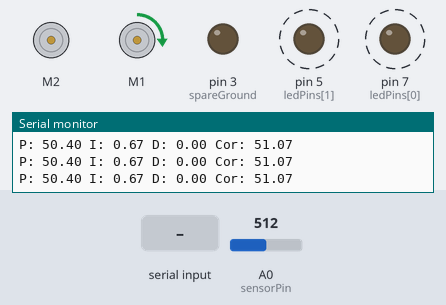
Bench run of a program on a simulated Arduino Uno, built with avr-gcc and run on an emulated ATmega328P. On the bench: 2 × DC motor (green arrow = forward, orange = backward, longer = faster), output pins drawn as LEDs (lit = HIGH), the last lines printed to the serial monitor. Dashed ring = blinking. Inputs (shaded band) come from the test bench; at power-on: A0 (sensorPin) = 512. Pins used as bus, display or sensor lines are not drawn.

Above: at 1.2 s.
1.3 s: "90 45\n" received over Serial
At 2.5 s:
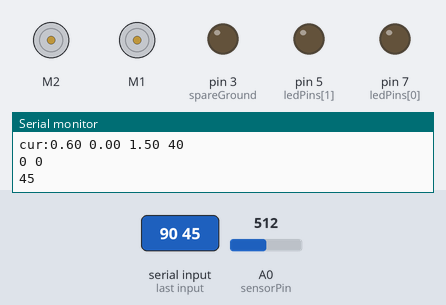
Timing chart, 0 to 4.3 s (numbered marks = the images above; inputs shaded):
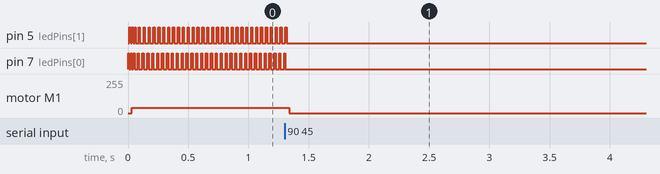

Measured:
- after the input at 1.3 s, pin 5 (ledPins[1]), pin 7 (ledPins[0]): goes on until 1.3 s, then stays LOW; motor M1: forward 40/255 → stopped at once
- by itself, pin 5 (ledPins[1]), pin 7 (ledPins[0]): alternates HIGH for 0.01 s and LOW for 0.03 s

The program:

main.cpp
```cpp
// TestPID motor control loop for PoE lab 3

#include "Arduino.h"
#include <Adafruit_MotorShield.h>
#include "IRLibAll.h"


const int readDelay = 10;
float kp = 0.6, ki = 0.0004, kd = 1.5;
//Working but slow: 30, 0.01, 50, speed 40, cal 60 1.4

// Settings for speed
const int fast_speed = 40;
const int slow_speed = fast_speed; //Spurious triggers -> keep them the same
int cur_speed = slow_speed;
bool fast = false;

const bool DEBUG = false;
// Sensor calibration settings
const int sensor_calibration_offset = 60;
const float sensor_calibration_scale = 1.4;

// Integral variables
int integral[50];
const int integral_window = 20;
int integral_i = 0;
int integral_sum = 0;

// Pin setup
const int numLeds = 2;
const int ledPins[] = {7, 5};
const int sensorPin = A0;
const int analogPower = A1;
const int motorPins[] = {1, 2}; //Not on the Arduino, on the shield!
const int buttonPin = A2; //Start button

const int remotePin = 2; //The IR remote receiver pin
const int spareGround = 3; //Ground pin for great good

IRrecvPCI myReceiver(remotePin); //IR remote receiver
IRdecode myDecoder; //IR remote decoder

// Sensor and PID values
int sensorValues[3];
float linePos, lastPos, correction = 0; //Higher values indicate further to the right
long unsigned int lastTime, loopTime = 0; //0 to indicate first loop (i.e. don't set anything)

Adafruit_MotorShield AFMS = Adafruit_MotorShield(); // Create the motor shield object with the default I2C address
Adafruit_DCMotor *leftMotor = AFMS.getMotor(motorPins[0]);
Adafruit_DCMotor *rightMotor = AFMS.getMotor(motorPins[1]);

void setup() {
  Serial.begin(9600);

  // Init pins:
  for (int i=0; i<3; i++) pinMode(ledPins[i], OUTPUT);
  pinMode(sensorPin, INPUT);
  pinMode(buttonPin, INPUT_PULLUP);

  pinMode(analogPower, OUTPUT);
  digitalWrite(analogPower, HIGH);

  AFMS.begin(); //Initialize the motor shield
  myReceiver.enableIRIn(); //Initialize the remote receiver

  pinMode(remotePin, INPUT_PULLUP); //Hopefully this won't mess with the IR library
  pinMode(spareGround, OUTPUT); digitalWrite(spareGround, LOW); //Spare ground pin for IR receiver

  //while (digitalRead(buttonPin) == HIGH) delay(10); //Wait for button press

  Serial.println("Begin");
}

// Function to update parameters over serial
void serial_tune_pid() {
  // If recieve any value, enter the edit mode
  if(Serial.available()){
    rightMotor->run(RELEASE);
    leftMotor->run(RELEASE);

    Serial.read();
    const int num_inputs = 4;

    int c_index = 0;
    int parameter_i = 0;
    char in_string[7];
    float in_values[num_inputs];

    Serial.println("... Reading");
    Serial.println("cur:" + String(kp) + " " + String(ki) + " " + String(kd) + " " + cur_speed);

    // Keep listening until it receives num_inputs parameters
    while(parameter_i < num_inputs) {
      if(Serial.available()){
        char c = Serial.read();
        Serial.print(c);

        // On space save the values
        if(c == ' '){
          in_string[c_index++] = '\0';
          Serial.println(in_string);
          in_values[parameter_i] = atof(in_string);

          // Serial.print(in_string);
          c_index = 0;
          in_string[0] = '\0';
          parameter_i++;
        }
        else {
          in_string[c_index++] = c;
        }
      }

    }

    Serial.print("Setting PID to ");
    for(int i = 0; i<num_inputs; i++){
      Serial.print(in_values[i]);
      Serial.print(' ');
    }
    Serial.println();

    // Set the variables to new values
    kp = in_values[0];
    ki = in_values[1];
    kd = in_values[2];
    cur_speed = in_values[3];
    // sensor_calibration_offset = int(in_values[3]);
    // sensor_calibration_scale = in_values[4];
  }
}

void loop() {
  serial_tune_pid();

  // Read IR remote
  if (myReceiver.getResults()) { //First, read from the remote, since that can change lots of behavior
    myDecoder.decode();           //Decode it
    // myDecoder.dumpResults(true);  //Now print results -- or don't if we want speed
    myReceiver.enableIRIn();      //Restart receiver
    // turnCounter = turnLength;
    fast = !fast;
    cur_speed = fast ? fast_speed : slow_speed;
    Serial.println(cur_speed);
    Serial.println("GOTTA GO FAST");
  } // else if (turnCounter > 0) turnCounter--;


  //Read the sensors
  for(int i=0; i < numLeds; i++){
    digitalWrite(ledPins[i], HIGH);
    delay(readDelay);
    sensorValues[i] = analogRead(sensorPin);
    digitalWrite(ledPins[i], LOW);
  }

  if(DEBUG){
    for(int i=0; i<numLeds; i++){
      Serial.print(sensorValues[i]);
      Serial.print("\t");
    }
    Serial.print("\t");
    Serial.print(((sensorValues[0] - sensorValues[1]) + sensor_calibration_offset) * sensor_calibration_scale);
  }

  //Calculate line position based on sensor readings
  linePos = ((sensorValues[0] - sensorValues[1]) + sensor_calibration_offset) * sensor_calibration_scale; //This should be tuned!

  // Update integral
  integral_i++;
  if(integral_i > integral_window){ integral_i = 0; }
  integral[integral_i] = linePos;

  integral_sum = 0;
  for(int i=0; i<integral_window; i++){
    integral_sum += integral[i];
  }


  //Do the PID thing
  correction = (kp * linePos) + (ki * integral_sum) + (kd * (linePos-lastPos));
  //Serial.print("\t" + String(correction));
  Serial.println("P: " + String(kp * linePos) + " I: " + (ki * integral_sum) + " D: " + (kd * (linePos-lastPos)) + " Cor: " + correction);
  lastPos = linePos;
  if (correction > cur_speed) correction = cur_speed; //Clamp to usable values
  if (correction < -cur_speed) correction = -cur_speed;

  //Set the motor speeds
  rightMotor->setSpeed(correction < 0 ? cur_speed : cur_speed-correction);
  leftMotor->setSpeed(correction > 0 ? cur_speed : cur_speed+correction);

  //And tell them to run
  rightMotor->run(FORWARD);
  leftMotor->run(FORWARD);


  Serial.println();

}
```
